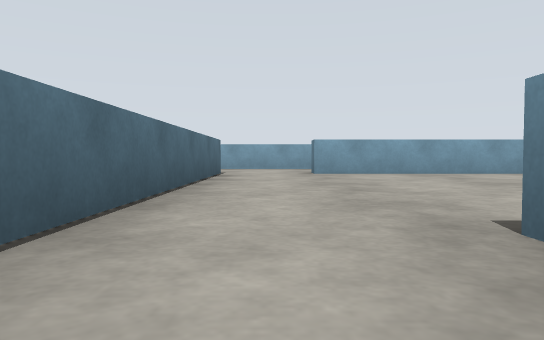
View 1 (above)

17 first-person views from a walk through a robot-simulator world made for Gazebo. The camera is 0.5 m above the floor, tilts 2° down and sees 70° across. The floor is counted in squares, 2 m on a side. Each view is taken from the middle of a square. On the plan, view 1 faces up. The plan holds only what a view shows up to about 9 squares ahead; the rest is blank. The place goes on beyond the plan.

View 2
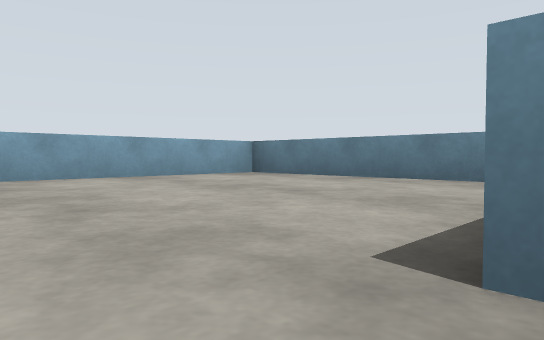

View 3
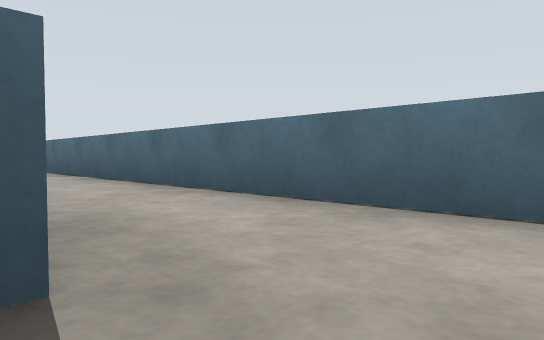

View 4
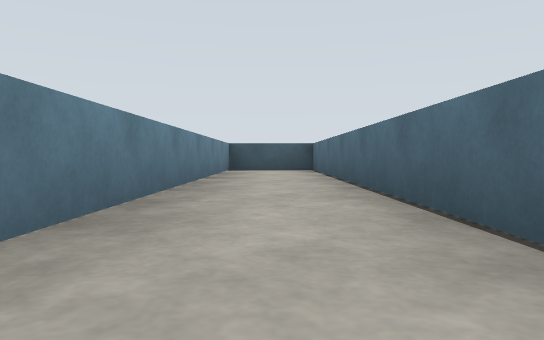

View 5
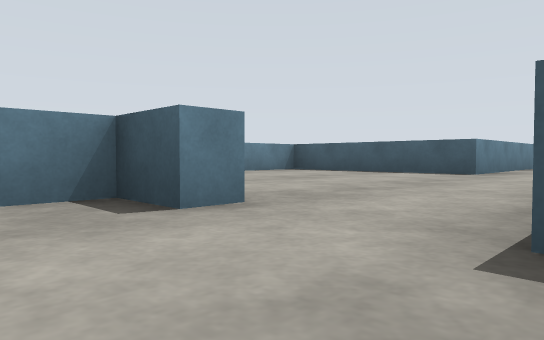

View 6
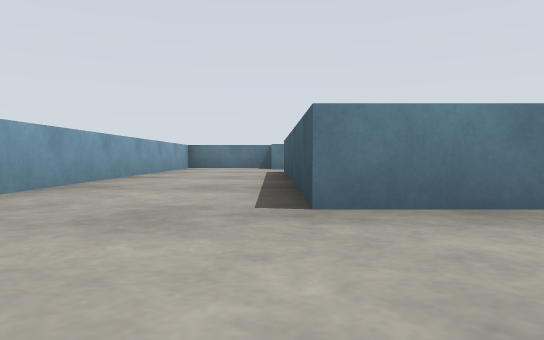

View 7
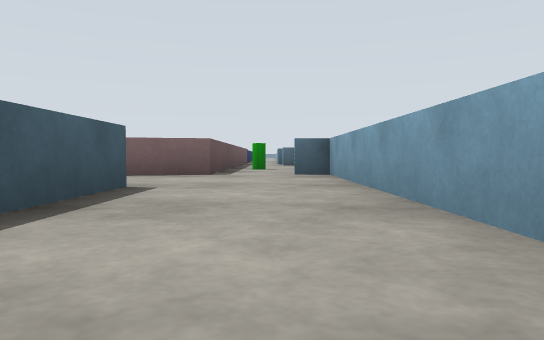

View 8
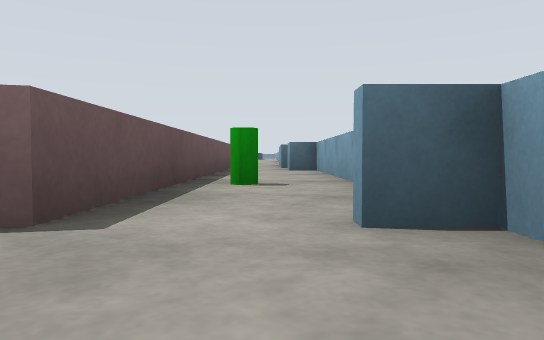

View 9
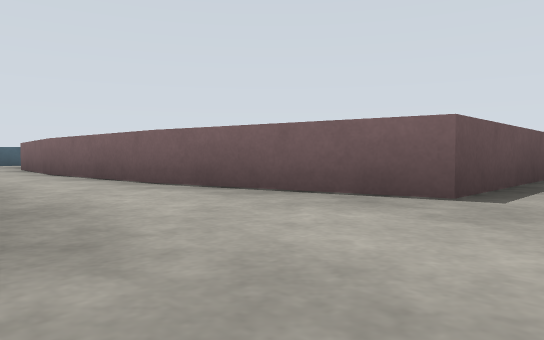

View 10
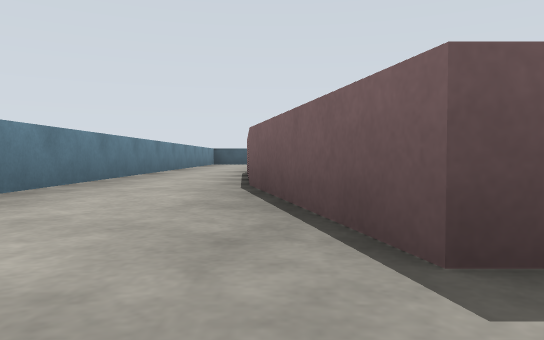

View 11
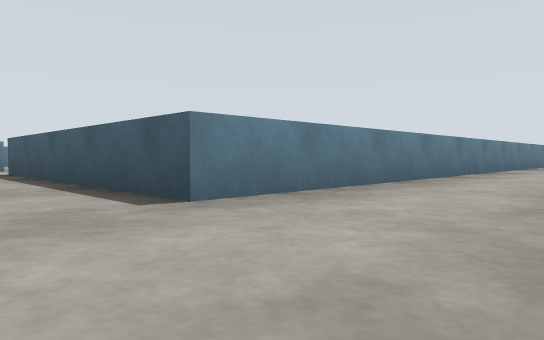

View 12
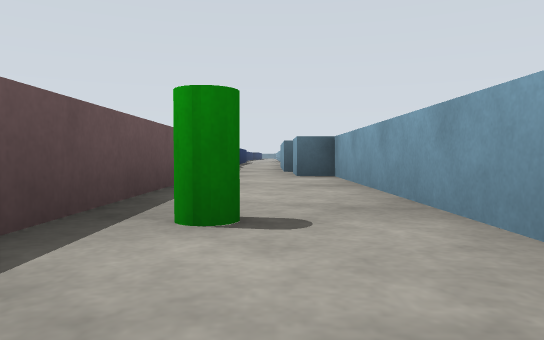

View 13
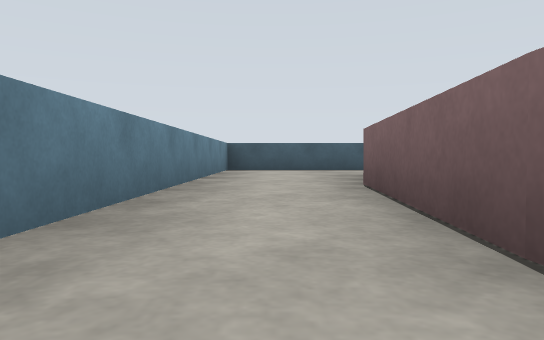

View 14
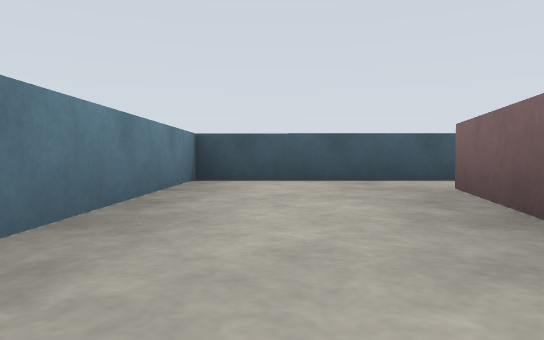

View 15
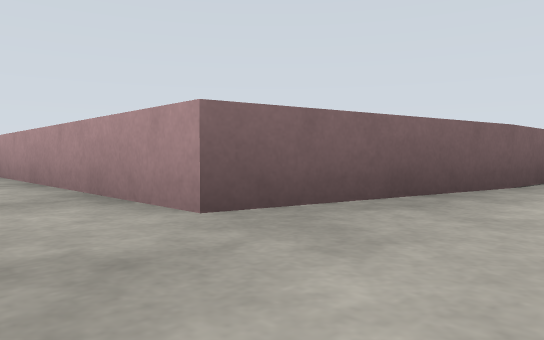

View 16
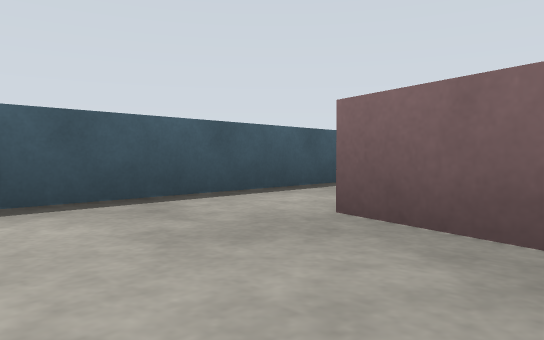

View 17
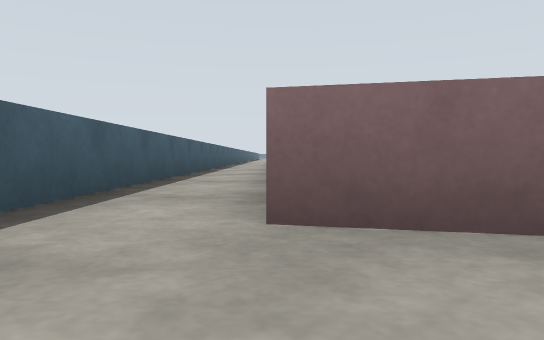

### Floor plan
Key: @ floor where view 1 was taken; # wall or solid block; . floor; = window, fence, low wall or low ledge; C green cylinder.
Columns run from 16 left of view 1 to 5 right of it. Each row starts with its distance up from view 1.
  8 ###################
  7 ......C...........#
  6   #######........=####
  5         #=.#####.....#
  4          #.#   #.....#
  3          #.#   #.....#
  2          #.#   #.....#
  1          #.#   #.=####
  0          #.#   #@##
 -1          #.#   #.#
 -2         #=.#   #.#
 -3        ##..#   #.#
 -4     =====..#   #.#
 -5  ..........#   #.#
 -6  ###########   ###

Where each view was taken, in squares from view 1:
view 1: 0 up, 0 right, facing up
view 2: 1 up, 0 right, facing up-right
view 3: 2 up, 1 right, facing down-left
view 4: 2 up, 0 right, facing down
view 5: 7 up, 1 left, facing down-right
view 6: 6 up, 7 left, facing right
view 7: 7 up, 2 left, facing left
view 8: 7 up, 6 left, facing left
view 9: 7 up, 5 left, facing down-left
view 10: 7 up, 7 left, facing down
view 11: 7 up, 7 left, facing down-right
view 12: 7 up, 8 left, facing left
view 13: 2 up, 6 left, facing down
view 14: 1 down, 6 left, facing down
view 15: 5 down, 6 left, facing up-left
view 16: 3 down, 6 left, facing down-left
view 17: 4 down, 6 left, facing left
